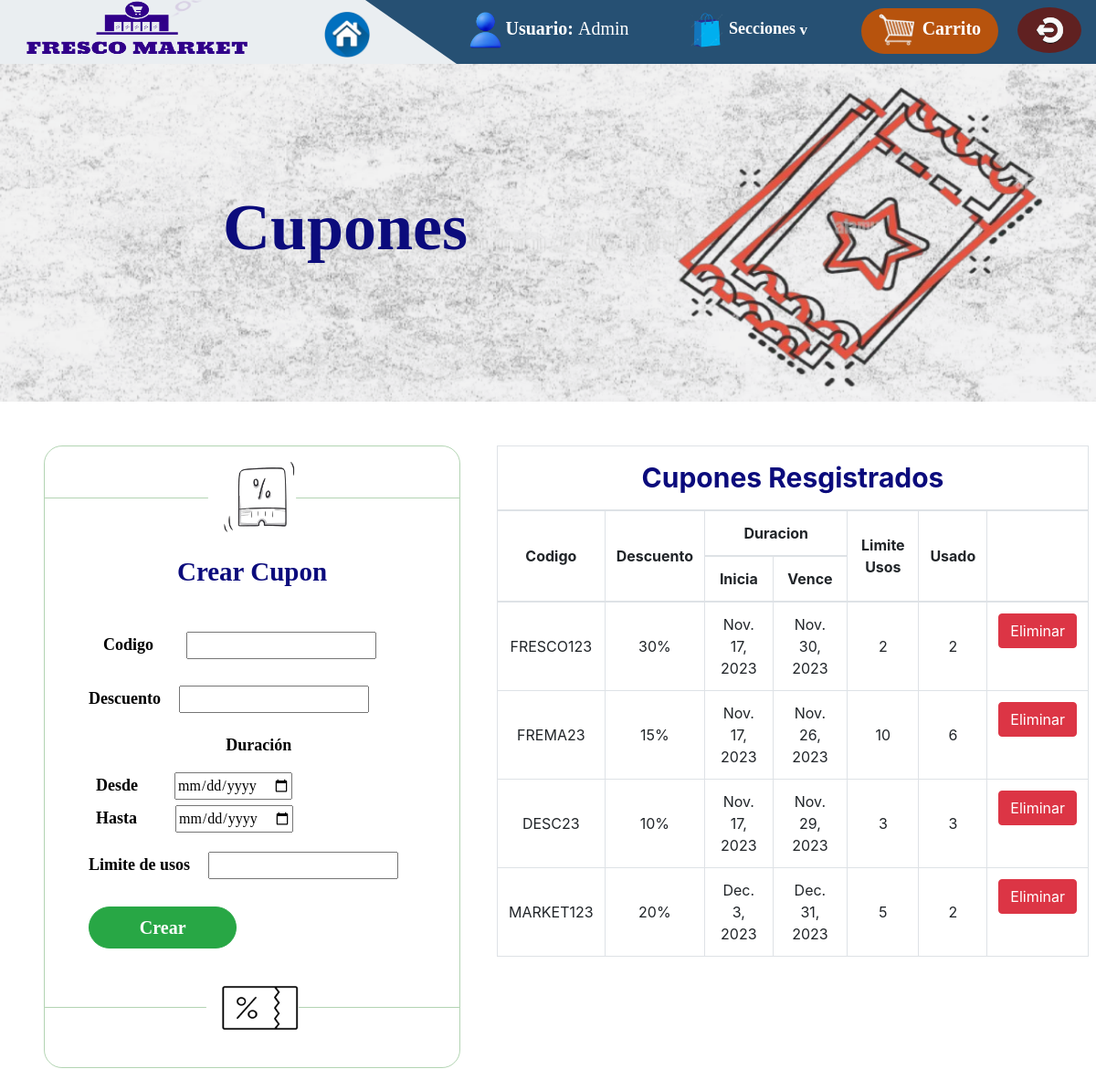
Screenshot of /Admin_v/cupon.html/ (signed in) with the database file from the repository.
### main/models.py (models this page shows, shortened)
class cupones(models.Model):
    class Meta:
        db_table = 'cupones'
    codigo = models.CharField (max_length=20,null=True, blank=True)
    descuento = models.IntegerField(null=True, blank=True)
    fecha_i = models.DateField(null=True, blank=True)
    fecha_f = models.DateField(null=True, blank=True)
    limite = models.IntegerField (null=True, blank=True)
    usado = models.PositiveIntegerField(default=0)

### main/views.py (the view)
@login_required
def cupon(request):
    bd_cupon = cupones.objects.all()
    try:
        carrito = Carrito.objects.get(usuario=request.user)
        pro_carrito = ProCarrito.objects.filter(carrito=carrito)
    except ObjectDoesNotExist:
        carrito = None
        pro_carrito = None
    if request.method == 'POST':
        form = cuponn(request.POST)
        if form.is_valid():
            form.save()
            return redirect ('Admin_v/cupon')
    else:
        form = cuponn()
    return render(request, 'Admin_v/cupon.html', {'form': form, 'bd_cupon': bd_cupon,
                                                  'pro_carrito' : pro_carrito})

### main/forms.py
class cuponn (forms.ModelForm):
    codigo = forms.CharField (required=True, max_length=30)
    descuento = forms.IntegerField(required=True)
    fecha_i = forms.DateField(required=True, widget=forms.DateInput(attrs={'type' : 'date'}))
    fecha_f = forms.DateField(required=True, widget=forms.DateInput(attrs={'type' : 'date'}))
    limite = forms.IntegerField (required=True)
    class Meta:
        model = cupones
        fields = ['codigo', 'descuento', 'fecha_i', 'fecha_f', 'limite']

### main/templates/Admin_v/cupon.html (shortened to what this page needs)
{% load static %}
<!DOCTYPE html>
<html lang="en">
<head>
    <link rel="stylesheet" type="text/css" href="{% static 'css/header.css' %}">
    <link rel="stylesheet" type="text/css" href="{% static 'css/admin_v/cupon.css' %}">
    <link href="https://maxcdn.bootstrapcdn.com/bootstrap/4.5.2/css/bootstrap.min.css" rel="stylesheet">
</head>
<body>
{% block content %}
<header id="header">
    <div id="hdPri">
        <div id="btncont" class="mt-2 mr-2">
            <button id="user_log" class="mr-5">
                <img src="{% static 'imagenes/menu_ae/user.png' %}" width="35px" height="40px">
                <label style="margin: 0;"> Usuario: <label style="font-weight:500;">{{request.user.username}}</label> </label>
            </button>
            <button id="secciones" class="mr-5">
               <img src="{% static 'imagenes/menu_ae/sec.png' %}" width="40px" height="40px"> Secciones <label style="font-size: 17px">v</label> </button>
            <button id="btncar" class="mr-3">
                <img src="{% static 'imagenes/menu_ae/carro.png' %}" width="40px" height="35px" class="mb-2 mt-1"> <label class="ml-1">Carrito</label>
            </button>
            <button id="btnLog" class="mr-2">
                <img src="{% static 'imagenes/menu_ae/logoutt.png' %}" width="35px" height="35px">
            </button>
        </div>
    </div>
    <div id="white">
        <img src="{% static 'imagenes/menu_ae/logo.png' %}" width="250px" height="60px" class="ml-4 mb-3">
        <button id="home">
            <img src="{% static 'imagenes/menu_ae/principal.png' %}" width="50px" height="50px">
        </button>
    </div>
  </header>
<div id="ImgFon">
    <div>
        <label class="ml-5" style="width: 600px;  transform: translateY(-5%); position: relative; color: rgb(11, 11, 124); font-size: 72px; font-family: cursive; font-weight: bold; top: 35%; left: 30px;">Cupones </label>
    </div>
</div>
<div style="display: flex; position: relative;">
    <div id="ctnCP" class="ml-5 mt-5">
        <div id="divIE">
            <div class="lineas" id="linea1"></div>
            <div>
                <img src="{% static 'imagenes/cupon_a/cupon.png' %}" width="80px" height="80px" class="mt-3 ml-3 mb-3">
            </div>
            <div class="lineas" id="linea2"></div>
        </div>
        <div class="mt-2 mb-5">
            <h4 class="font-weight-bold text-center" style="color: rgb(11, 11, 124); font-size: 29px;"> Crear Cupon </h4>
        </div>
        <div id="ctnPP" class="ml-5">
            <form action="" method="post">
                <label class="mb-3 ml-3 mr-4"> Codigo </label> &nbsp;
                {{form.codigo}} <br>
                <label class="mt-3 mb-3 mr-3"> Descuento </label>
                {{form.descuento}} <br>
                <label class="mt-2 mb-3" style="margin-left: 37%;"> Duración </label><br>
                <label class="ml-2" style="margin-right: 28px;" >Desde </label> &nbsp;
                {{form.fecha_i}} <br>
                <label class="ml-2" style="margin-right: 30px;"> Hasta </label> &nbsp;
                {{form.fecha_f}} <br>
                <label class="mt-3 mb-3 mr-3"> Limite de usos </label>
                {{form.limite}}
                <div id="divBtn" class="mb-4 mt-3">
                    <button type="submit" class="btn btn-success" style="border-radius: 30px;"> Crear </button>
                </div>
            </form>
        </div>
        <div id="divIE" class="mb-4">
            <div class="lineas" id="linea1"></div>
            <div>
                <img src="{% static 'imagenes/cupon_a/cupon2.png' %}" width="85px" height="50px" class="mt-3 ml-3 mb-3">
            </div>
            <div class="lineas" id="linea2"></div>
        </div>
    </div>
    <div class="mt-5" id="divTb">
        <table class="table table-bordered" id="tbl">
            <thead>
                <tr>
                    <th colspan="7" style="font-size: 30px; font-weight: bold; color: rgb(11, 11, 124); "> Cupones Resgistrados</th>
                </tr>
                <tr>
                    <th rowspan="2" style="vertical-align: middle;"> Codigo </th>
                    <th rowspan="2" style="vertical-align: middle;"> Descuento </th>
                    <th colspan="2"> Duracion </th>
                    <th rowspan="2" style="vertical-align: middle;"> Limite Usos </th>
                    <th rowspan="2" style="vertical-align: middle;"> Usado </th>
                    <th rowspan="2"> </th>
                </tr>
                <tr>
                    <th> Inicia </th>
                    <th >Vence </th>
                </tr>
            </thead>
            <tbody>
                {% for cup in bd_cupon %}
                <tr>
                    <td style="vertical-align: middle;" contenteditable="true" class="edit" data-column="codigo" data-id="{{ cup.id }}"> {{cup.codigo}} </td>
                    <td style="vertical-align: middle;" contenteditable="true" class="edit" data-column="descuento" data-id="{{ cup.id }}" >{{cup.descuento}}% </td>
                    <td style="vertical-align: middle;" contenteditable="true" class="edit" data-column="fecha_i" data-id="{{ cup.id }}"> {{cup.fecha_i}} </td>
                    <td style="vertical-align: middle;" contenteditable="true" class="edit" data-column="fecha_f" data-id="{{ cup.id }}"> {{cup.fecha_f}} </td>
                    <td style="vertical-align: middle;" contenteditable="true" class="edit" data-column="limite" data-id="{{ cup.id }}"> {{cup.limite}}</td>
                    <td style="vertical-align: middle;"> {{cup.usado}} </td>
                    <td> <a href="{% url 'eliminar_cupon' cup.id %}" class="btn btn-danger" onclick="return confirm('¿Seguro que quieres eliminar el cupon?')">Eliminar</a> </td>
                </tr>
                {% endfor %}
            </tbody>
        </table>
    </div>
</div>
<br>
{% endblock %}
</body>
</html>

### static/css/header.css (style rules this page uses)
#header { background-color: #265073; }
#white { background-color: rgba(255, 255, 255, 0.9); top: 0; left: 0; width: 500px; height: 70px; position: absolute; clip-path: polygon(0 0, 80% 0, 100% 100%, 0% 100%) }
#home { background: none; border: none; margin-left: 70px; }
#hdPri { display: flex; flex-direction: column; align-items: right; height: 70px; text-align: right; font-size: 20px; font-weight: bold; font-family:cursive; }
#user_log { background: none; border: none; color: white; font-size: 18px; font-weight: bold; }
#secciones { height: 50px; background: none; border: none; color: white; font-weight: bold; font-size: 18px; }
#secciones, #user_log, #home:focus { outline: none; cursor: default; }
#btnLog { border-radius: 100%; background: #602121; color: white; border: white; width: 70px; height: 50px; font-weight: bold; }
#btncar { border-radius: 60px; background: #b7530d; color: white; border: white; width: 150px; height: 50px; font-weight: bold; font-size: 15px; }
#lasSecci a, label { color: white; text-align: center; font-size: 20px; }

### static/css/admin_v/cupon.css (style rules this page uses)
#ImgFon { display:flex; height: 370px; background-image: url('../../imagenes/cupon_a/fondo.png'); background-position: center; background-repeat: no-repeat; background-size:cover; }
#ctnCP { border: 1px solid rgba(10, 116, 12, 0.308); width: 38%; font-family: cursive; border-radius: 20px; }
#ctnCP label { color: black; font-weight: bold; font-size: 18px; }
#divBtn button { width: 40%; padding: 7px; font-weight: bold; font-size: 20px; }
#divTb { width: 54%; margin-left: 40px; text-align: center; }
#divIE { width: 100%; display: flex; align-items: center; }
.lineas { border-bottom: 1px solid rgba(10, 116, 12, 0.308); flex-grow: 1; border-radius: 50px; }
#linea1 { border-bottom-left-radius: 30px; }
#linea2 { border-bottom-right-radius: 30px; }

### rows the page displays
cupones: codigo "FRESCO123", descuento "30", fecha_i "Nov. 17, 2023", fecha_f "Nov. 30, 2023", limite "2", usado "2"
cupones: codigo "FREMA23", descuento "15", fecha_i "Nov. 17, 2023", fecha_f "Nov. 26, 2023", limite "10", usado "6"
cupones: codigo "DESC23", descuento "10", fecha_i "Nov. 17, 2023", fecha_f "Nov. 29, 2023", limite "3", usado "3"
cupones: codigo "MARKET123", descuento "20", fecha_i "Dec. 3, 2023", fecha_f "Dec. 31, 2023", limite "5", usado "2"

### other values shown
{{ request.user.username }} "Admin"
